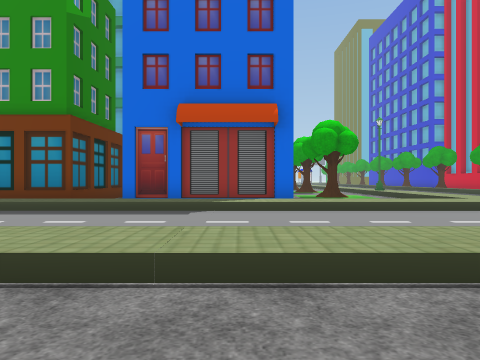
View 1 (above)

24 first-person views from a walk through a 3-D level made in the Unity game engine. The camera is 1.2 m above the floor, looks level and sees 70° across. The floor is counted in squares, 2 m on a side. Each view is taken from the middle of a square. On the plan, view 1 faces up. The plan holds only what a view shows up to about 10 squares ahead; the rest is blank. The place goes on beyond the plan. Some surface patterns are stand-ins.

View 2
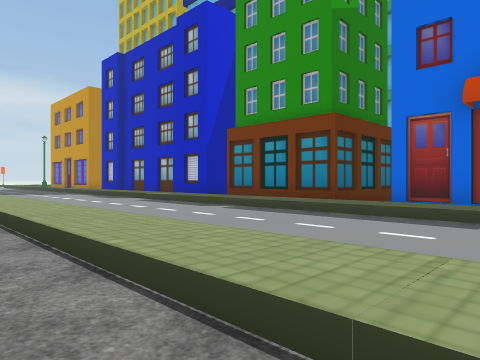

View 3
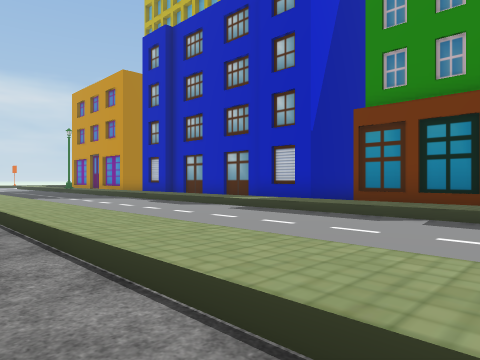

View 4
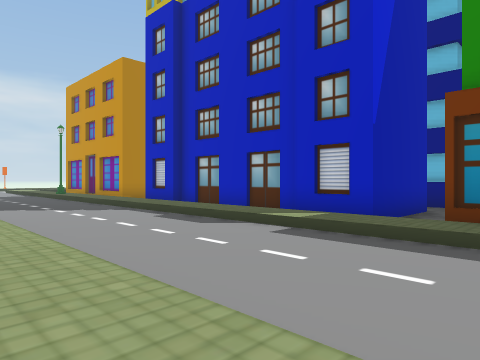

View 5
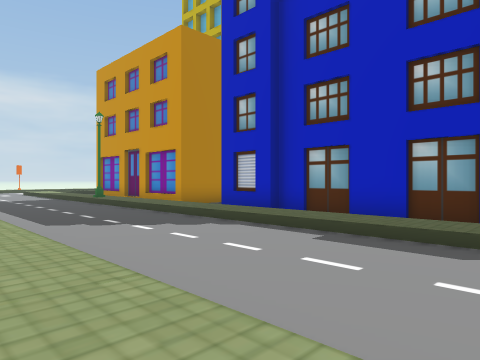

View 6
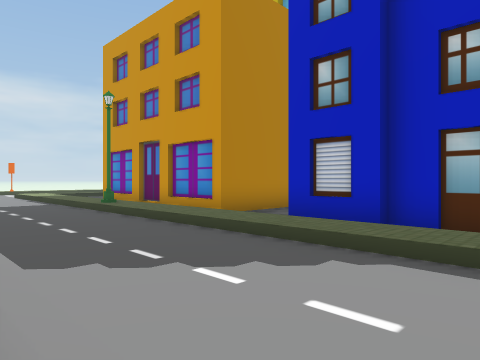

View 7
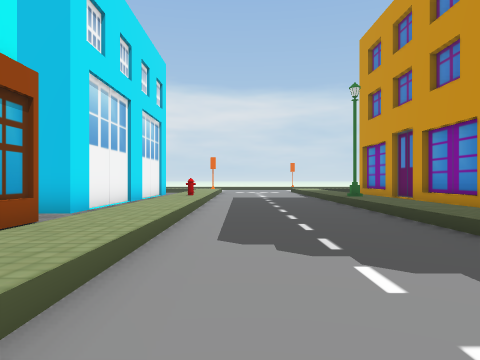

View 8
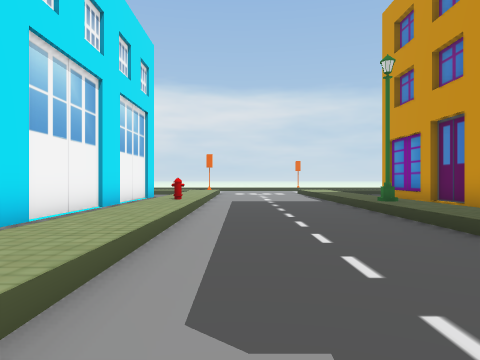

View 9
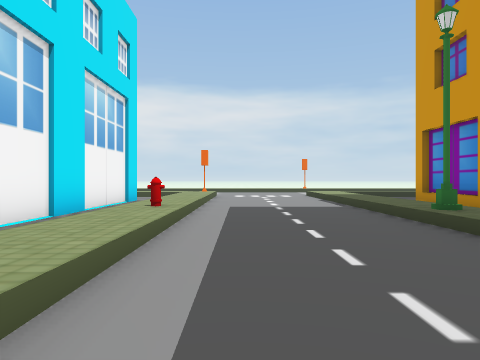

View 10
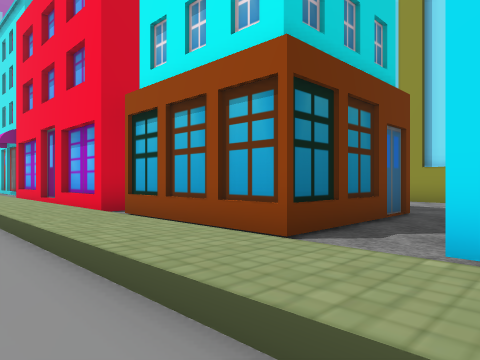

View 11
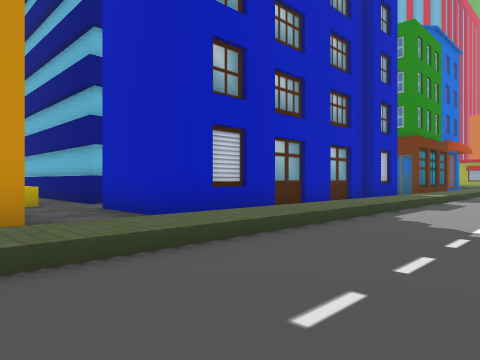

View 12
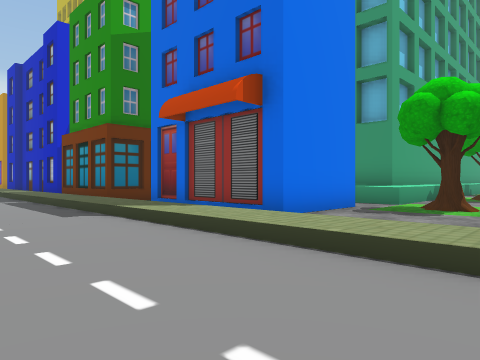

View 13
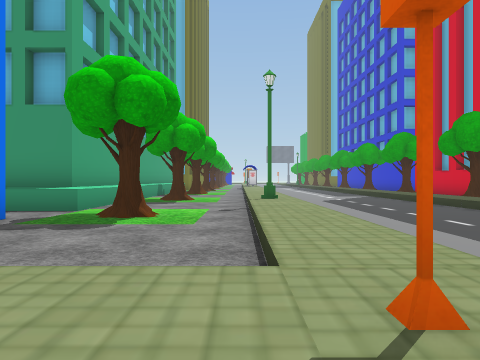

View 14
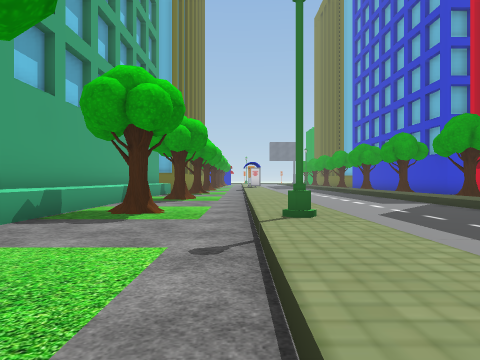

View 15
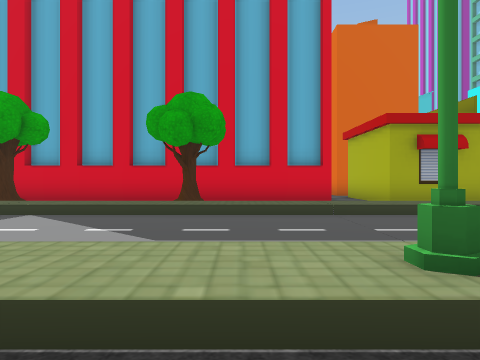

View 16
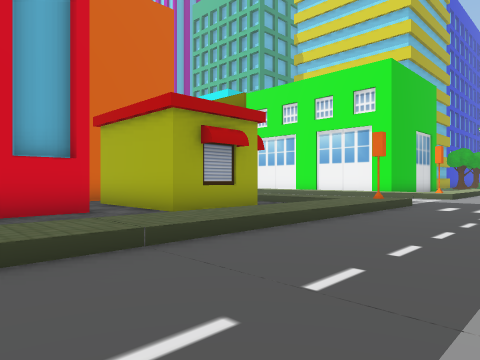

View 17
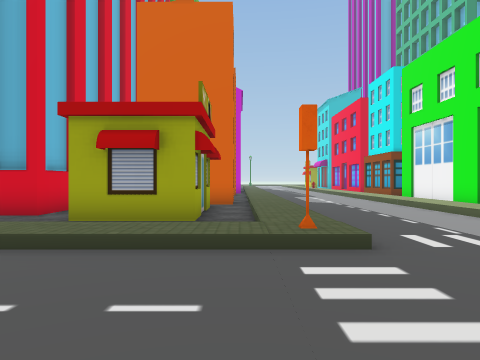

View 18
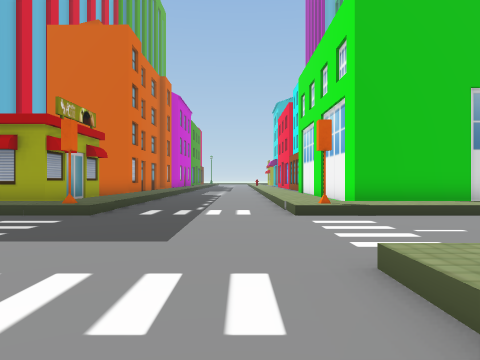

View 19
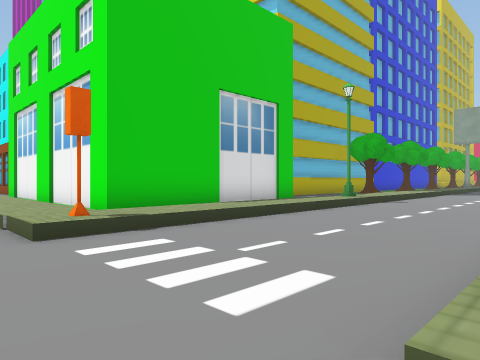

View 20
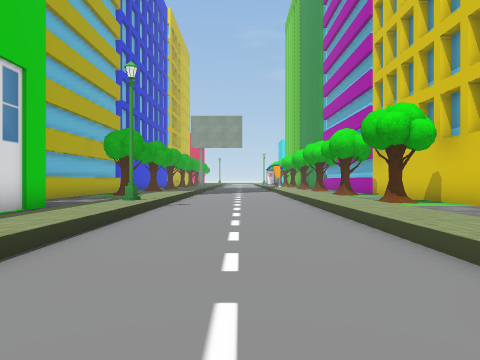

View 21
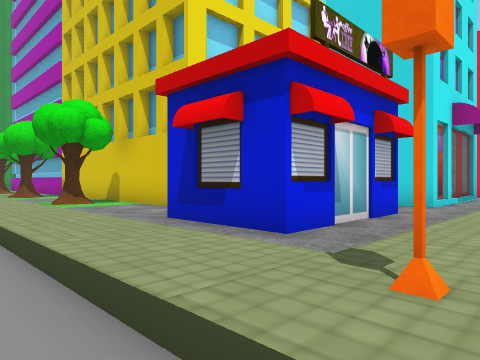

View 22
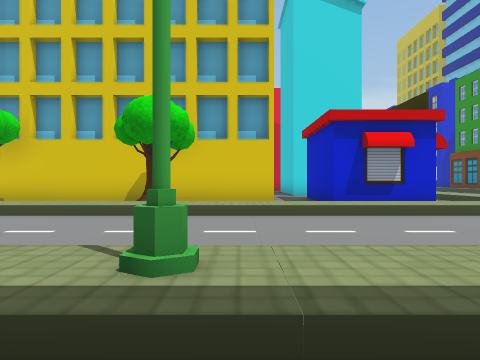

View 23
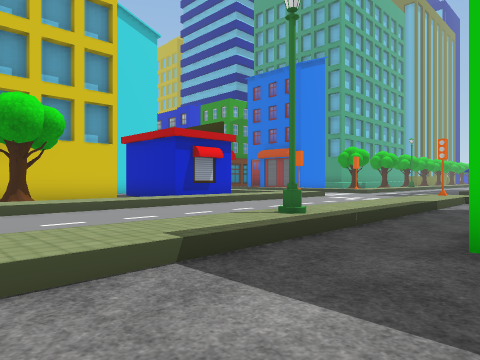

View 24
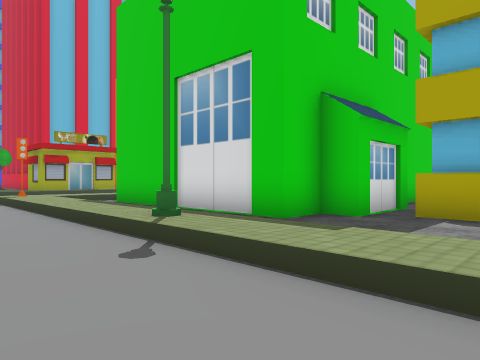

### Floor plan
Key: @ floor where view 1 was taken; # wall or solid block; . main floor; : floor 0.25 m higher than the main floor; / step, stairs or slope; ^ raised ledge; O other object.
Columns run from 25 left of view 1 to 17 right of it. Each row starts with its distance up from view 1.
 21                             O        O #
 20                           # O./ ...//O #
 19                           #.../:...//  #
 18                           #.../:...//  #
 17                           #.../:...//  #
 16                           #.O./:...//O #
 15         .#                #.../:...//  #
 14         .#                #.../O...// .#
 13        ^.#      #        ^^.../:...// .##
 12        ..       .         ..O./:...//....
 11       #.O       O.   O    #.../:...//.####O
 10       #.O       O.   O   ##.../:...//.####O
  9 #######.O OOOOOOO.   O####O.../:...//.####O
  8 .........O.....OO.OOOO......../:...//.....
  7 :::O:::::::::::::::::::::::::::#...#::::::
  6 ..........................................
  5 ..........................................
  4 ..........................................
  3 //O///////////////////////// //#...///////
  2 ///////////////////////////////:...#//////
  1 OOOOOO.OOOO.#####  ....O....../:...//.OOOOO
  0      O.O                .@####/:...//.O
 -1       .O                   ###/:...//.O
 -2       .O                     ./:...//.O
 -3        .                   #../:...//.O
 -4        ..                  #../:...O/.OO OO
 -5        ..                  #../:...//..OO..
 -6         .                  #.O/:...//..#
 -7         #                  #../:...//..#
 -8                            # ./:...//..

Positions as (right, up) in squares from view 1, and headings:
1: (0, 0), facing up
2: (0, 1), facing up-left
3: (-4, 1), facing up-left
4: (-6, 2), facing up-left
5: (-10, 2), facing up-left
6: (-13, 3), facing up-left
7: (-13, 4), facing left
8: (-15, 4), facing left
9: (-17, 4), facing left
10: (-20, 4), facing down-right
11: (-20, 4), facing up-right
12: (5, 4), facing up-left
13: (5, 6), facing up
14: (5, 10), facing up
15: (4, 15), facing right
16: (7, 15), facing down-right
17: (6, 8), facing right
18: (4, 4), facing right
19: (6, 4), facing down-right
20: (8, 3), facing down
21: (7, 3), facing down-left
22: (12, -4), facing left
23: (13, -8), facing up-left
24: (8, -8), facing up-right
